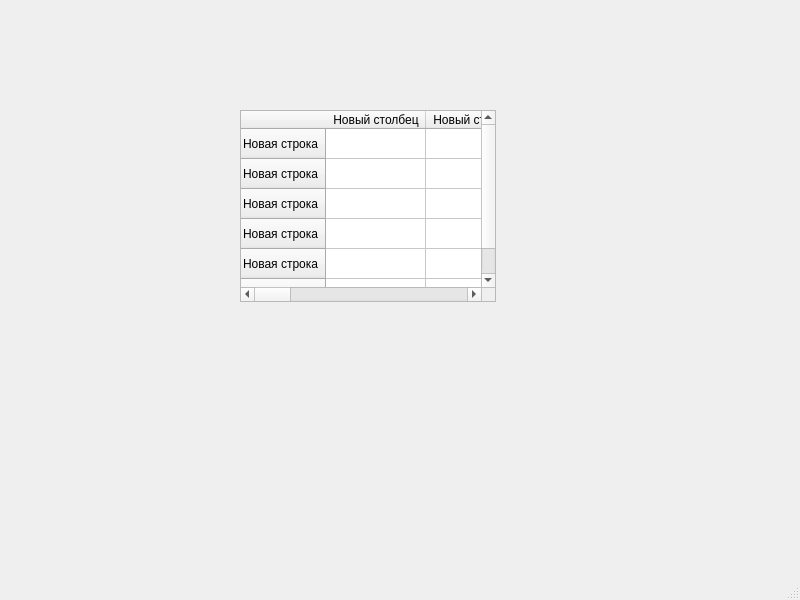
<?xml version="1.0" encoding="UTF-8"?>
<ui version="4.0">
 <class>MainWindow</class>
 <widget class="QMainWindow" name="MainWindow">
  <property name="geometry">
   <rect>
    <x>0</x>
    <y>0</y>
    <width>800</width>
    <height>600</height>
   </rect>
  </property>
  <property name="windowTitle">
   <string>MainWindow</string>
  </property>
  <widget class="QWidget" name="centralwidget">
   <widget class="QTableWidget" name="tableWidget">
    <property name="geometry">
     <rect>
      <x>240</x>
      <y>110</y>
      <width>256</width>
      <height>192</height>
     </rect>
    </property>
    <row>
     <property name="text">
      <string>Новая строка</string>
     </property>
    </row>
    <row>
     <property name="text">
      <string>Новая строка</string>
     </property>
    </row>
    <row>
     <property name="text">
      <string>Новая строка</string>
     </property>
    </row>
    <row>
     <property name="text">
      <string>Новая строка</string>
     </property>
    </row>
    <row>
     <property name="text">
      <string>Новая строка</string>
     </property>
    </row>
    <row>
     <property name="text">
      <string>Новая строка</string>
     </property>
    </row>
    <column>
     <property name="text">
      <string>Новый столбец</string>
     </property>
    </column>
    <column>
     <property name="text">
      <string>Новый столбец</string>
     </property>
    </column>
    <column>
     <property name="text">
      <string>Новый столбец</string>
     </property>
    </column>
    <column>
     <property name="text">
      <string>Новый столбец</string>
     </property>
    </column>
    <column>
     <property name="text">
      <string>Новый столбец</string>
     </property>
    </column>
    <column>
     <property name="text">
      <string>Новый столбец</string>
     </property>
    </column>
   </widget>
  </widget>
  <widget class="QMenuBar" name="menubar">
   <property name="geometry">
    <rect>
     <x>0</x>
     <y>0</y>
     <width>800</width>
     <height>21</height>
    </rect>
   </property>
  </widget>
  <widget class="QStatusBar" name="statusbar"/>
 </widget>
 <resources/>
 <connections/>
</ui>
